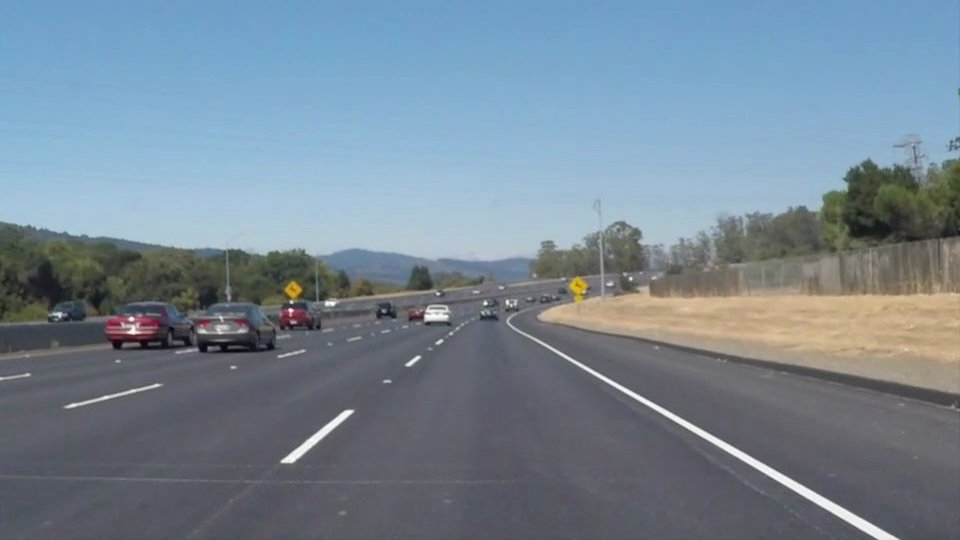
#> input picture test_images/solidWhiteCurve.jpg, 960 x 540 px; its folder holds 4 pictures in this run
$ python TrackBarExperiment.py
#> lines starting #> are read from the running program, lines starting #| are printed output that depends on the picture; after the words box and inside, x2 and y2 are one past the last pixel; in counts of white or black regions, pixels touching at a corner belong together
import matplotlib.pyplot as plt
import matplotlib.image as mpimg
import numpy as np
import cv2
import math
import os
from math import acos
from math import sqrt
from math import pi

def nothing(x):
    pass

dir_path = "test_images/"
#dir_path = "film/"
for path in os.listdir(dir_path):

    image = cv2.imread(os.path.join(dir_path,path))
#> image is the input picture: shape (540, 960, 3); mean B, G, R 148.1, 134.5, 118.5
    #image = cv2.imread(os.path.join(dir_path,"148_.png"))

    window_name = "HSV_Test"
    cv2.namedWindow(window_name,cv2.WINDOW_AUTOSIZE)

    # create trackbars for color change
    cv2.createTrackbar('H_lower',window_name,0,255,nothing)
#> slider 'H_lower' is set to 51
    cv2.createTrackbar('S_lower',window_name,0,255,nothing)
#> slider 'S_lower' is set to 51
    cv2.createTrackbar('V_lower',window_name,0,255,nothing)
#> slider 'V_lower' is set to 51

    cv2.createTrackbar('H_upper',window_name,0,255,nothing)
#> slider 'H_upper' is set to 255
    cv2.createTrackbar('S_upper',window_name,0,255,nothing)
#> slider 'S_upper' is set to 255
    cv2.createTrackbar('V_upper',window_name,0,255,nothing)
#> slider 'V_upper' is set to 255

    while(1):

        hsv = cv2.cvtColor(image, cv2.COLOR_RGB2HSV)
#> hsv: shape (540, 960, 3); mean H, S, V 40.4, 55.2, 152.4

        h_lower = cv2.getTrackbarPos('H_lower',window_name)
        s_lower = cv2.getTrackbarPos('S_lower',window_name)
        v_lower = cv2.getTrackbarPos('V_lower',window_name)

        h_upper = cv2.getTrackbarPos('H_upper',window_name)
        s_upper = cv2.getTrackbarPos('S_upper',window_name)
        v_upper = cv2.getTrackbarPos('V_upper',window_name)


        # define range of yellow color in HSV
        lower_yellow = np.array([h_lower,s_lower,v_lower])
        upper_yellow = np.array([h_upper,s_upper,v_upper])
        # Threshold the HSV image to get only yellow colors
        mask = cv2.inRange(hsv, lower_yellow, upper_yellow)
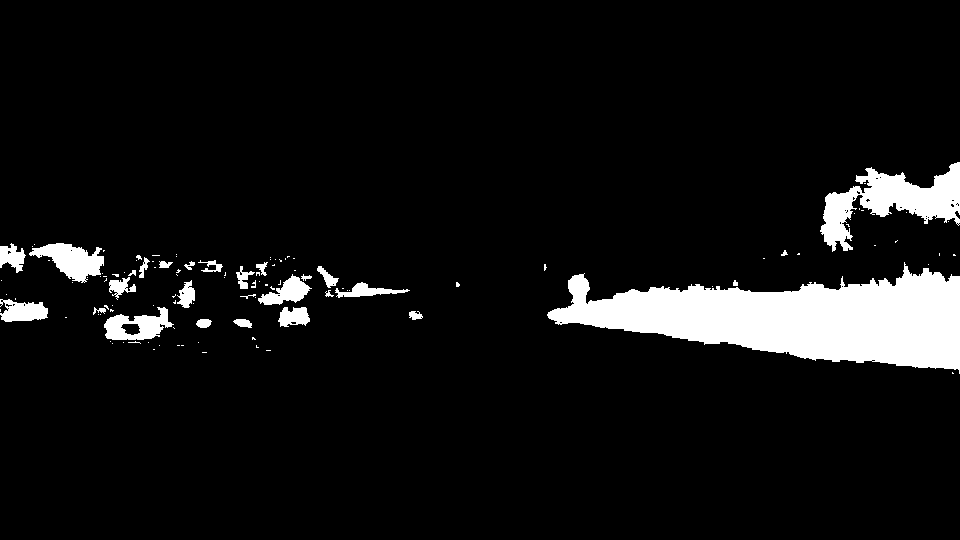
#> mask: shape (540, 960); 7.4% white; 117 white regions (88 under 20 px), largest, box (x1, y1, x2, y2) and area: (547, 262, 960, 374) 24959, (820, 162, 960, 252) 5236, (29, 243, 104, 283) 1582

        mask_image =  cv2.bitwise_and(image,image, mask= mask)
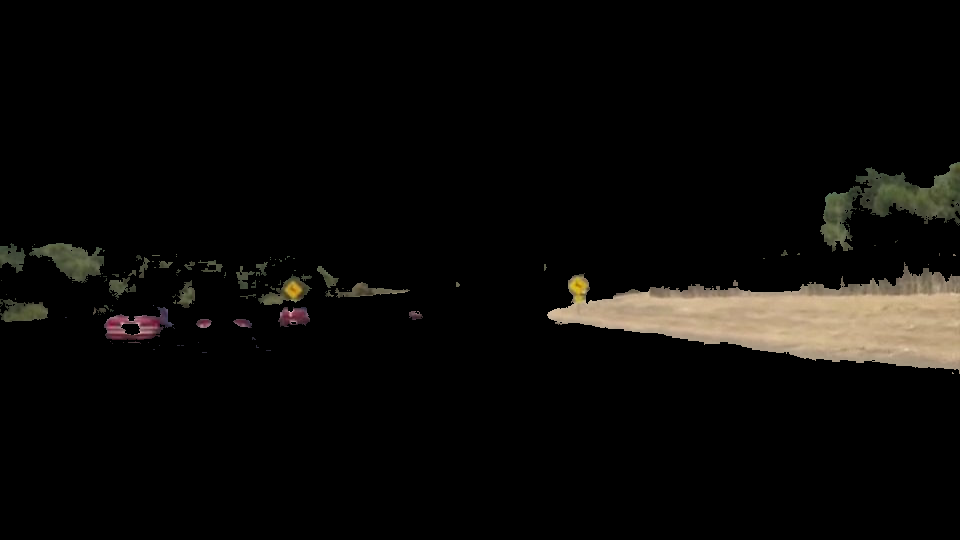
#> mask_image: shape (540, 960, 3); mean B, G, R 8, 9.9, 11.1

        cv2.imshow(window_name, mask_image)
        k = cv2.waitKey(1) & 0xFF
#> (key Esc is pressed here)
        if k == 27:
            break
#> pass 2 of the loop `for path in os.listdir(dir_path):`:
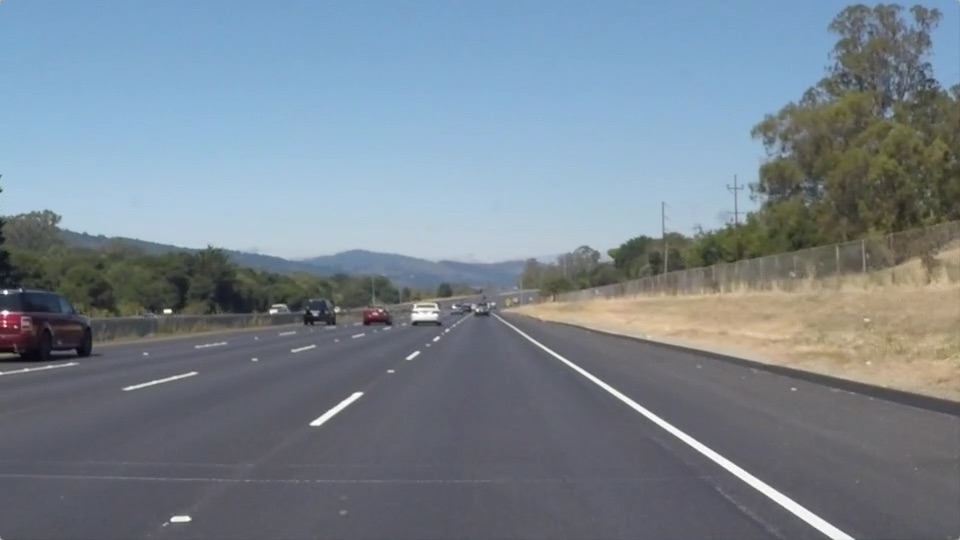
#> input picture test_images/solidWhiteRight.jpg, 960 x 540 px
#> image is the input picture: shape (540, 960, 3); mean B, G, R 143.7, 132.6, 120.3
#> slider 'H_lower' is set to 51
#> slider 'S_lower' is set to 51
#> slider 'V_lower' is set to 51
#> slider 'H_upper' is set to 255
#> slider 'S_upper' is set to 255
#> slider 'V_upper' is set to 255
#> hsv: shape (540, 960, 3); mean H, S, V 47.1, 51.9, 149.2
#> `mask = cv2.inRange(hsv, lower_yellow, upper_yellow)`:
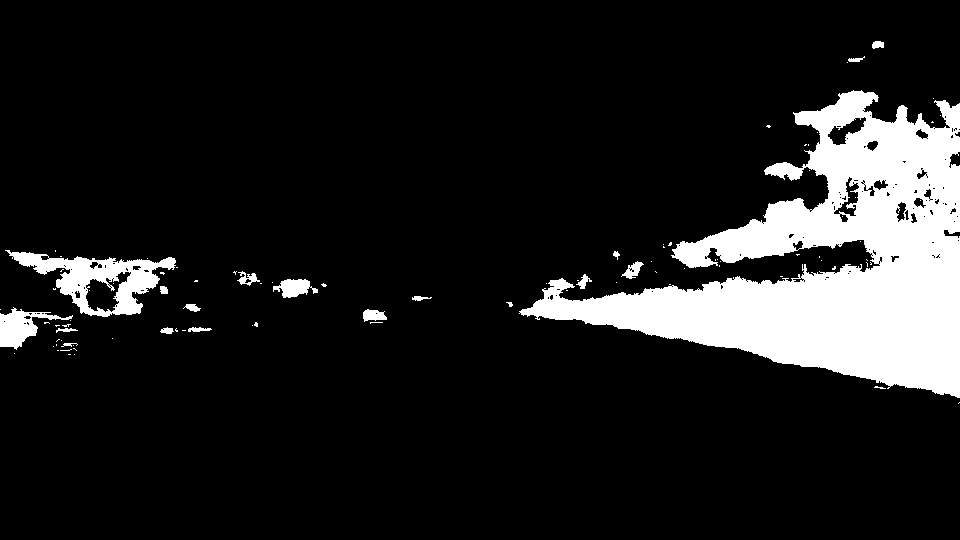
#> mask: shape (540, 960); 12.4% white; 93 white regions (74 under 20 px), largest, box (x1, y1, x2, y2) and area: (519, 90, 960, 398) 56603, (5, 250, 176, 317) 4298, (0, 307, 73, 350) 1240
#> `mask_image =  cv2.bitwise_and(image,image, mask= mask)`:
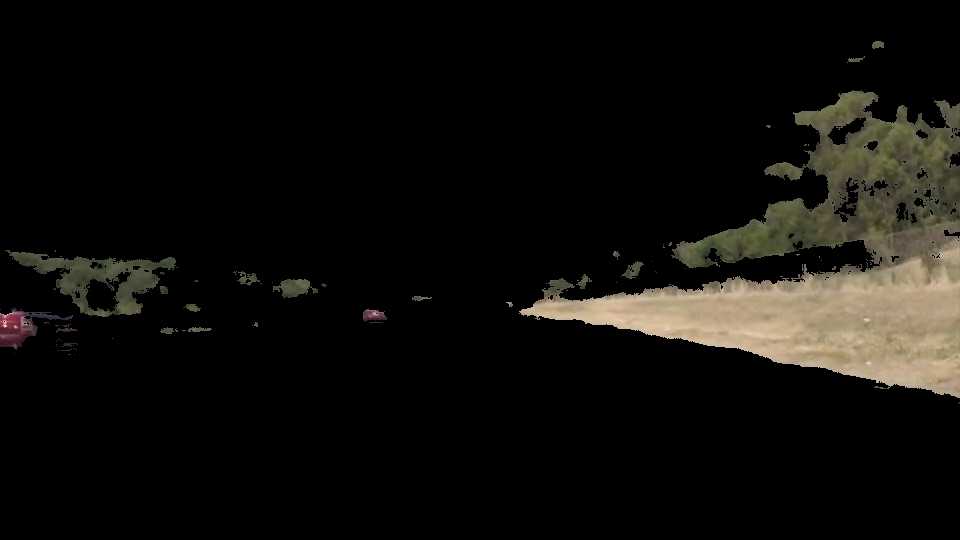
#> mask_image: shape (540, 960, 3); mean B, G, R 12, 15.1, 16.4
#> (key Enter is pressed here)
#> pass 3 of the loop `for path in os.listdir(dir_path):`:
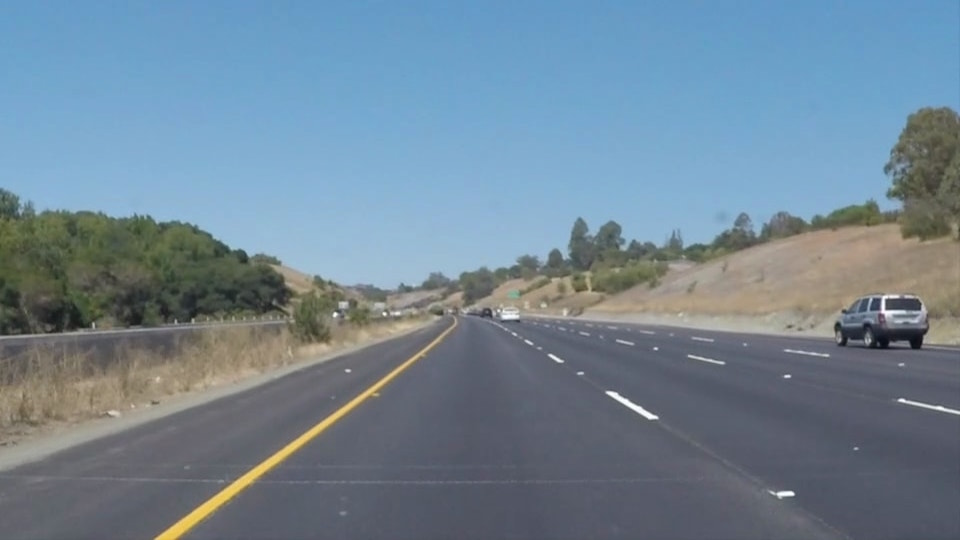
#> input picture test_images/solidYellowCurve.jpg, 960 x 540 px
#> image is the input picture: shape (540, 960, 3); mean B, G, R 149, 133.4, 113
#> slider 'H_lower' is set to 51
#> slider 'S_lower' is set to 51
#> slider 'V_lower' is set to 51
#> slider 'H_upper' is set to 255
#> slider 'S_upper' is set to 255
#> slider 'V_upper' is set to 255
#> hsv: shape (540, 960, 3); mean H, S, V 35.7, 67.7, 154.4
#> `mask = cv2.inRange(hsv, lower_yellow, upper_yellow)`:
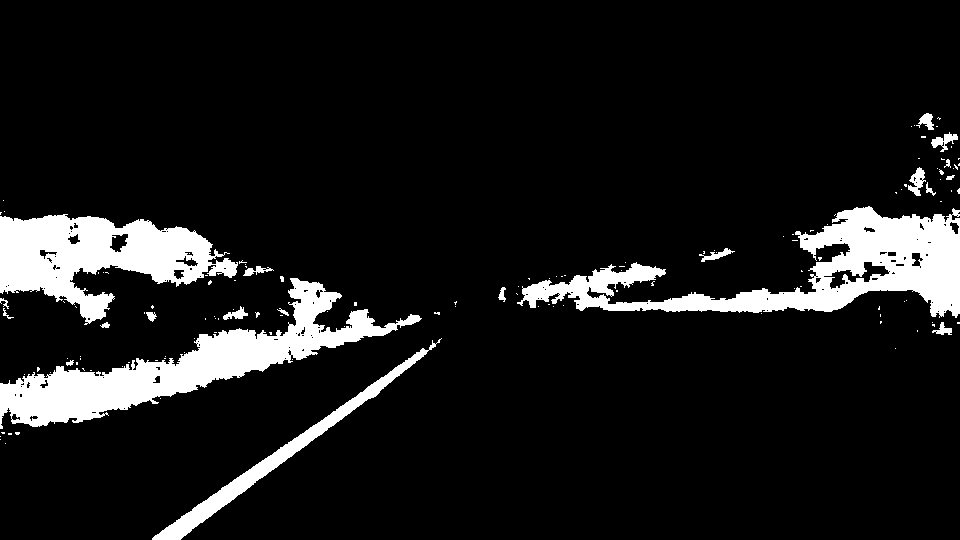
#> mask: shape (540, 960); 10.1% white; 139 white regions (117 under 20 px), largest, box (x1, y1, x2, y2) and area: (517, 206, 960, 318) 17101, (0, 278, 422, 429) 15987, (0, 214, 238, 325) 13181
#> `mask_image =  cv2.bitwise_and(image,image, mask= mask)`:
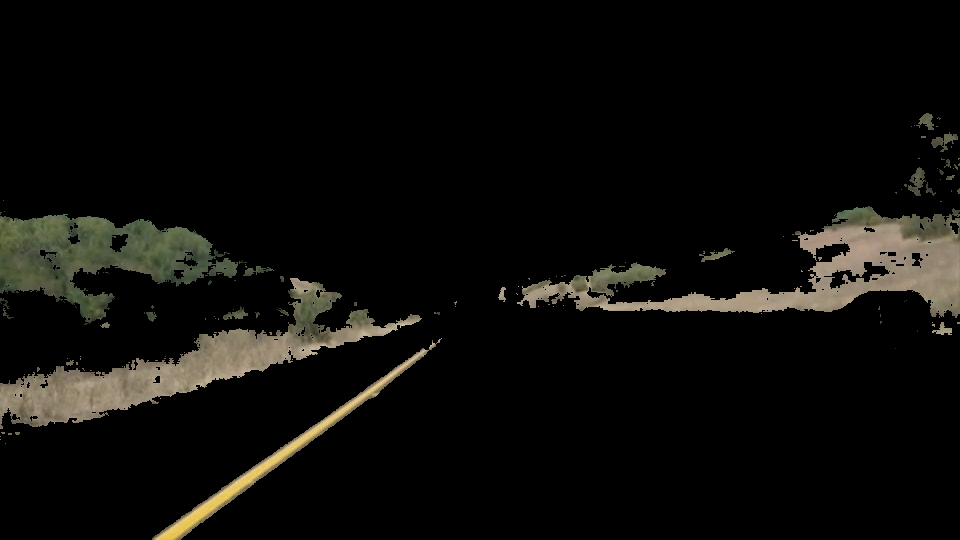
#> mask_image: shape (540, 960, 3); mean B, G, R 9.9, 12.5, 13.1
#> slider 'H_lower' is set to 51
#> slider 'S_lower' is set to 51
#> slider 'V_lower' is set to 51
#> slider 'H_upper' is set to 255
#> slider 'S_upper' is set to 255
#> slider 'V_upper' is set to 255
#> the loop made 4 passes; the first 3 are shown


cv2.destroyAllWindows()
